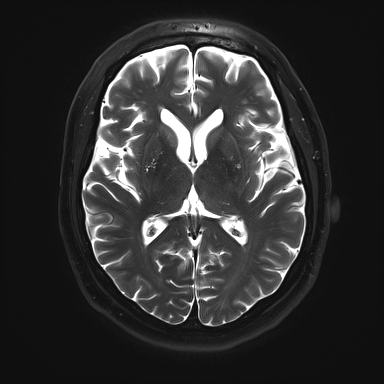
#> input picture Brain_Scan/scan.jpg, 384 x 384 px
$ python main.py
#> lines starting #> are read from the running program, lines starting #| are printed output that depends on the picture
#> further down, original is the input picture: shape (384, 384); min 14, max 255, mean 49.4
import cv2
import numpy as np
import matplotlib.pyplot as plt
from skimage.metrics import peak_signal_noise_ratio, structural_similarity

# =====================================================
# PERONA-MALIK ANISOTROPIC DIFFUSION
# =====================================================

def anisotropic_diffusion(img, iterations=25, delta=0.15, kappa=30):

#> called with iterations = 25, delta = 0.15, kappa = 30
    img = img.astype(np.float32)

    for _ in range(iterations):

        north = np.zeros_like(img)
        south = np.zeros_like(img)
        east = np.zeros_like(img)
        west = np.zeros_like(img)

        north[:-1, :] = img[1:, :] - img[:-1, :]
        south[1:, :] = img[:-1, :] - img[1:, :]

        east[:, :-1] = img[:, 1:] - img[:, :-1]
        west[:, 1:] = img[:, :-1] - img[:, 1:]

        cN = np.exp(-(north / kappa) ** 2)
        cS = np.exp(-(south / kappa) ** 2)
        cE = np.exp(-(east / kappa) ** 2)
        cW = np.exp(-(west / kappa) ** 2)

        img += delta * (
            cN * north +
            cS * south +
            cE * east +
            cW * west
        )
#> this loop made 25 passes
#> pass 1, in anisotropic_diffusion, `cS = np.exp(-(south / kappa) ** 2)`:
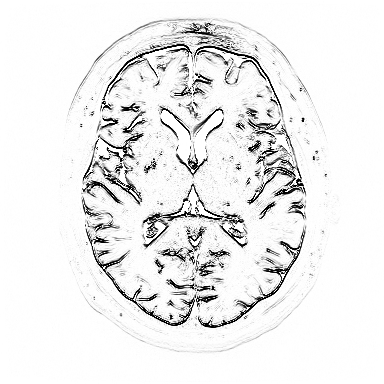
#> cS: shape (384, 384) float32; min 4.94e-23, max 1, mean 0.931
#> pass 1, in anisotropic_diffusion, `cW = np.exp(-(west / kappa) ** 2)`:
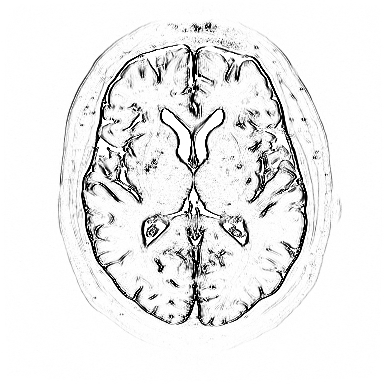
#> cW: shape (384, 384) float32; min 3.78e-27, max 1, mean 0.926
#> after the loop:
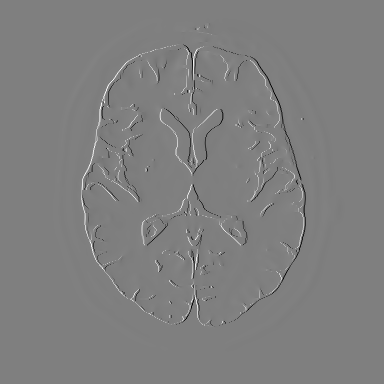
#> east: shape (384, 384) float32; min -224.8, max 224.7, mean 0; drawn with min black and max white
#> after the loop:
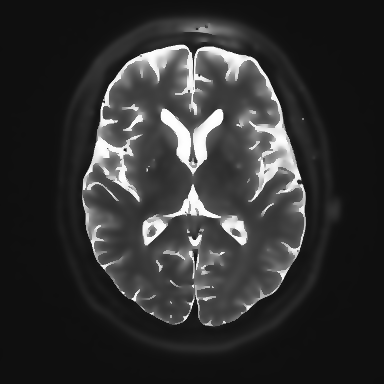
#> img: shape (384, 384) float32; min 14.96, max 254.8, mean 49.4
#> after the loop:
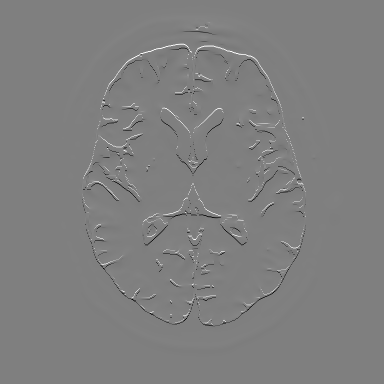
#> north: shape (384, 384) float32; min -221.2, max 220.3, mean 0; drawn with min black and max white
#> after the loop:
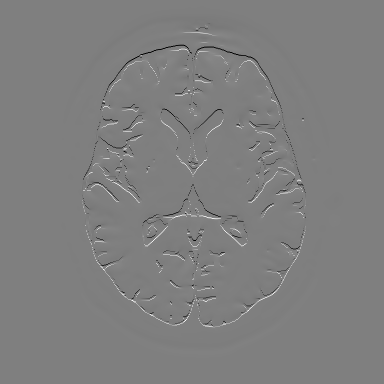
#> south: shape (384, 384) float32; min -220.3, max 221.2, mean 0; drawn with min black and max white
#> after the loop:
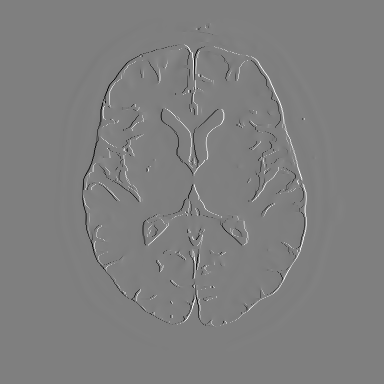
#> west: shape (384, 384) float32; min -224.7, max 224.8, mean 0; drawn with min black and max white

    return np.clip(img, 0, 255).astype(np.uint8)

# =====================================================
# LOAD MRI IMAGE
# =====================================================

image_path = "scan.jpg"

original = cv2.imread(image_path, cv2.IMREAD_GRAYSCALE)

if original is None:
    print("Error: MRI image not found!")
    exit()

# =====================================================
# APPLY ANISOTROPIC DIFFUSION DIRECTLY
# =====================================================

denoised = anisotropic_diffusion(
    original,
    iterations=25,
    delta=0.15,
    kappa=30
)

# =====================================================
# EVALUATION
# =====================================================

psnr_value = peak_signal_noise_ratio(original, denoised)
#> psnr_value = 29.59
ssim_value = structural_similarity(original, denoised)
#> ssim_value = 0.888

print("\n========== RESULTS ==========")
print(f"PSNR (Denoised Image): {psnr_value:.2f} dB")
#| PSNR (Denoised Image): 29.59 dB
print(f"SSIM (Denoised Image): {ssim_value:.4f}")
#| SSIM (Denoised Image): 0.8877
print("=============================\n")

# =====================================================
# SAVE OUTPUT
# =====================================================

cv2.imwrite("denoised_mri.jpg", denoised)
print("Denoised image saved as denoised_mri.jpg")

# =====================================================
# DISPLAY RESULTS
# =====================================================

plt.figure(figsize=(10,5))

plt.subplot(1,2,1)
plt.imshow(original, cmap='gray')
plt.title("Original MRI")
plt.axis('off')

plt.subplot(1,2,2)
plt.imshow(denoised, cmap='gray')
plt.title("Denoised MRI")
plt.axis('off')

plt.tight_layout()
plt.show()

$ run again, with Brain_Scan/images.jpg copied over Brain_Scan/scan.jpg
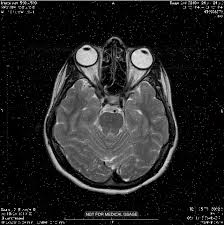
#> input picture Brain_Scan/images.jpg, 224 x 225 px
#> the loop in anisotropic_diffusion, `for _ in range(iterations): ` made 25 passes
#> pass 1, in anisotropic_diffusion, `cW = np.exp(-(west / kappa) ** 2)`:
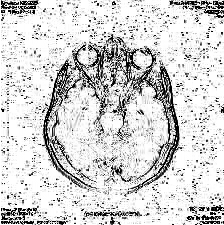
#> cW: shape (225, 224) float32; min 9.4e-29, max 1, mean 0.825
#> after the loop in anisotropic_diffusion, `for _ in range(iterations):`:
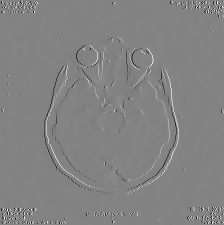
#> west: shape (225, 224) float32; min -227.9, max 215.5, mean 0; drawn with min black and max white
#> psnr_value = 26.12
#> ssim_value = 0.633
#| PSNR (Denoised Image): 26.12 dB
#| SSIM (Denoised Image): 0.6334
